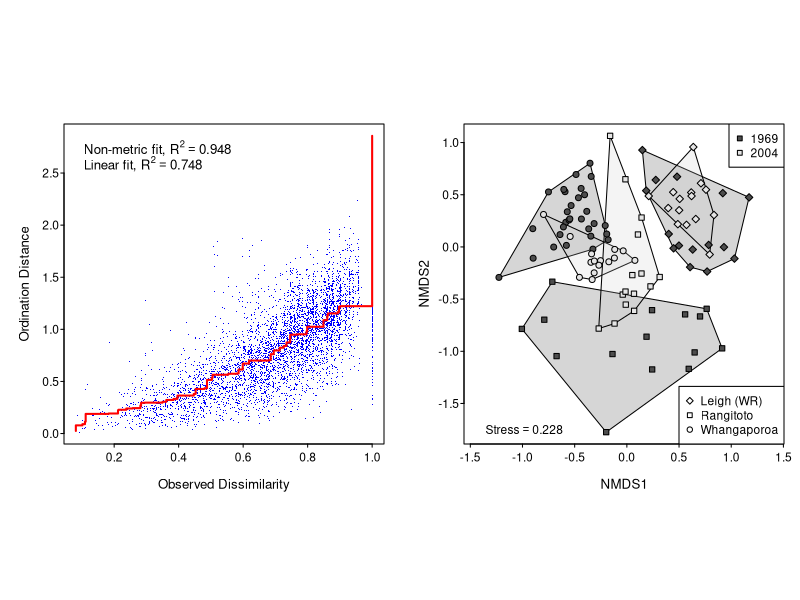

This chart was generated by the following R code:
library(vegan)
library(lubridate)
library(dplyr)

##############################
abund.raw <- read.csv("../data/orig/NZ-1969_2004-Abunds_orig.csv")

##############################
abund <- subset(
  abund.raw,
  Site == 'Leigh - Waterfall Rocks' & grepl('Transect#2', Zone) |
  Site == 'Leigh - Waterfall Rocks' & year(dmy(Date)) == 2004 |
  Site == 'Rangitoto Island - Whites Beach' & Zone == 'Oyster Zone' |
  Site == 'Rangitoto Island - Whites Beach' & year(dmy(Date)) == 2004 |
  Site == 'Red Beach - Whangaparaoa' & grepl('Oyster', Zone)
)


dat <- abund %>% dplyr::select(-one_of(c('Date','Site','Zone',
                                  'Quad_Size','Quad'))) 
dat <- dat[, -which(apply(dat, 2, sum, na.rm = TRUE)==0)]
dat[is.na(dat)] <- 0
mat <- as.matrix(dat)

row.names(mat) <- paste0(abbreviate(abund$Site),'-',year(dmy(abund$Date)))

######################################            
# Non-metric Multi-dimensional Scaling
nmds <- metaMDS(mat, 
                distance = "bray",
                k = 2,
                maxit = 999, 
                trymax = 500)

######################################  

site.pch <- c(23,22,21)
year.bg <- c('grey30','grey90')
grps <- table(rownames(mat))
grp.cols <- c('grey20','grey80')

pdf('../figs/Paine-NMDS.pdf',
    width = 8,
    height = 4)
par(
  mfrow = c(1,2),
  pty = 's',
  cex = 0.8,
  cex.axis = 0.9,
  cex.lab = 1,
  tcl = -0.2,
  mar = c(3, 4, 1, 1),
  mgp = c(2, 0.3, 0),
  las = 1
)
  stressplot(nmds)
  
  plot(nmds, type = "n")
  legend('bottomleft',
         legend = bquote(Stress == .(round(nmds$stress,3))),
         cex = 0.9,
         bty = 'n')
  legend('bottomright',
         legend = c('Leigh (WR)','Rangitoto','Whangaporoa'),
         pch = site.pch,
         pt.bg = NA,
         cex = 0.9)
  legend('topright',
         legend = levels(factor(year(dmy(abund$Date)))),
         pch = 22,
         pt.bg = year.bg,
         cex = 0.9)
  ordihull(nmds, 
           groups = rownames(mat), 
           draw = "polygon", 
           lty = 1,
           col = grp.cols,
           alpha = 0.2)
  points(nmds, 
           display = "sites", 
           pch = site.pch[as.numeric(factor(abund$Site))], 
           bg = year.bg[as.numeric(factor(year(dmy(abund$Date))))],
           cex = 1)
dev.off()
####################################################################
####################################################################
####################################################################
